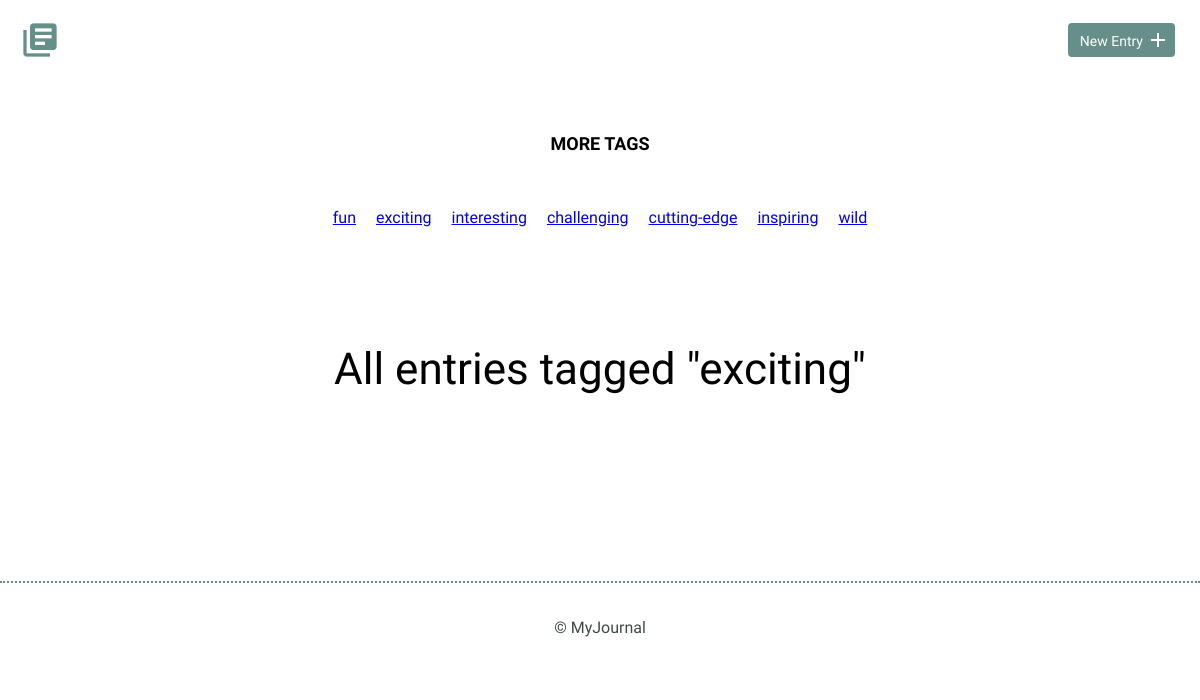
Page /tag.php?id=2 on the committed database.
### tables this page shows
CREATE TABLE "tags" (
	"id"	INTEGER,
	"name"	TEXT UNIQUE,
	PRIMARY KEY("id")
);

### inc/functions.php (called while the page is built, shortened)
<?php
function get_tag($tag_id) {
  include 'connection.php';
  $sql = 'SELECT * FROM tags WHERE tags.id = ?';
  try {
    $results = $db->prepare($sql);
    $results->bindValue(1, $tag_id, PDO::PARAM_INT);
    $results->execute();
  } catch (Exception $e) {
    echo $e->getMessage();
    return false;
  }
  return $results->fetch();
}
function get_tag_list() {
  include 'connection.php';
  try {
    return $db->query('SELECT * FROM tags');
  } catch (Exception $e) {
    echo $e->getMessage();
    return array();
  }
}

### tag.php (the view, shortened to what this page needs)
<?php
require_once "inc/functions.php";
if (isset($_GET['id'])) {
  $tag_id = filter_input(INPUT_GET, 'id', FILTER_SANITIZE_NUMBER_INT);
  $tag_name = get_tag($tag_id)['name'];
}
include "inc/header.php";
?>
  <div class="tags-list">
    <h3 class="tag-list-header"> more tags </h3>
      <div class="tag-links">
      <?php
        foreach (get_tag_list() as $tag) {
          echo " <a href='tag.php?id=" .$tag['id']. "'>" .$tag['name']. "</a> ";
        }
      ?>
    </div>
  </div>
  <div class="entry-list">
    <h1 class="tag-header"> All entries tagged "<?php echo $tag_name; ?>" </h1>
  </div>
<?php include "inc/footer.php"; ?>

### css/site.css (style rules this page uses)
body { font-size: 16px; color: #404a49; font-family: 'Cousine', serif; font-weight: 400; }
h1, h2, h3 { margin: 0; font-weight: 400; line-height: 1em; color: #000; }
h1 { font-size: 44px; margin-bottom: 12px; }
h3 { font-size: 18px; font-family: 'Work Sans', serif; font-weight: 600; text-transform: uppercase; }
.entry-list, .edit-entry, .new-entry { max-width: 800px; margin: 0 auto; padding: 70px 0 150px 0; }
.tag-header { margin: 40px; text-align: center; }
.tag-list-header { margin: 40px; text-align: center; }
.tags-list { width: 50%; margin: auto; display: flex; flex-flow: column nowrap; align-items: center; justify-content: center; }
.tag-links { display: flex; flex-flow: row wrap; align-items: stretch; justify-content: space-around; }
.tags-list a { margin: 10px; margin-top: 15px; }

### rows in the picture
tags: name "fun"
tags: name "exciting"
tags: name "interesting"
tags: name "challenging"
tags: name "cutting-edge"
tags: name "inspiring"
tags: name "wild"
